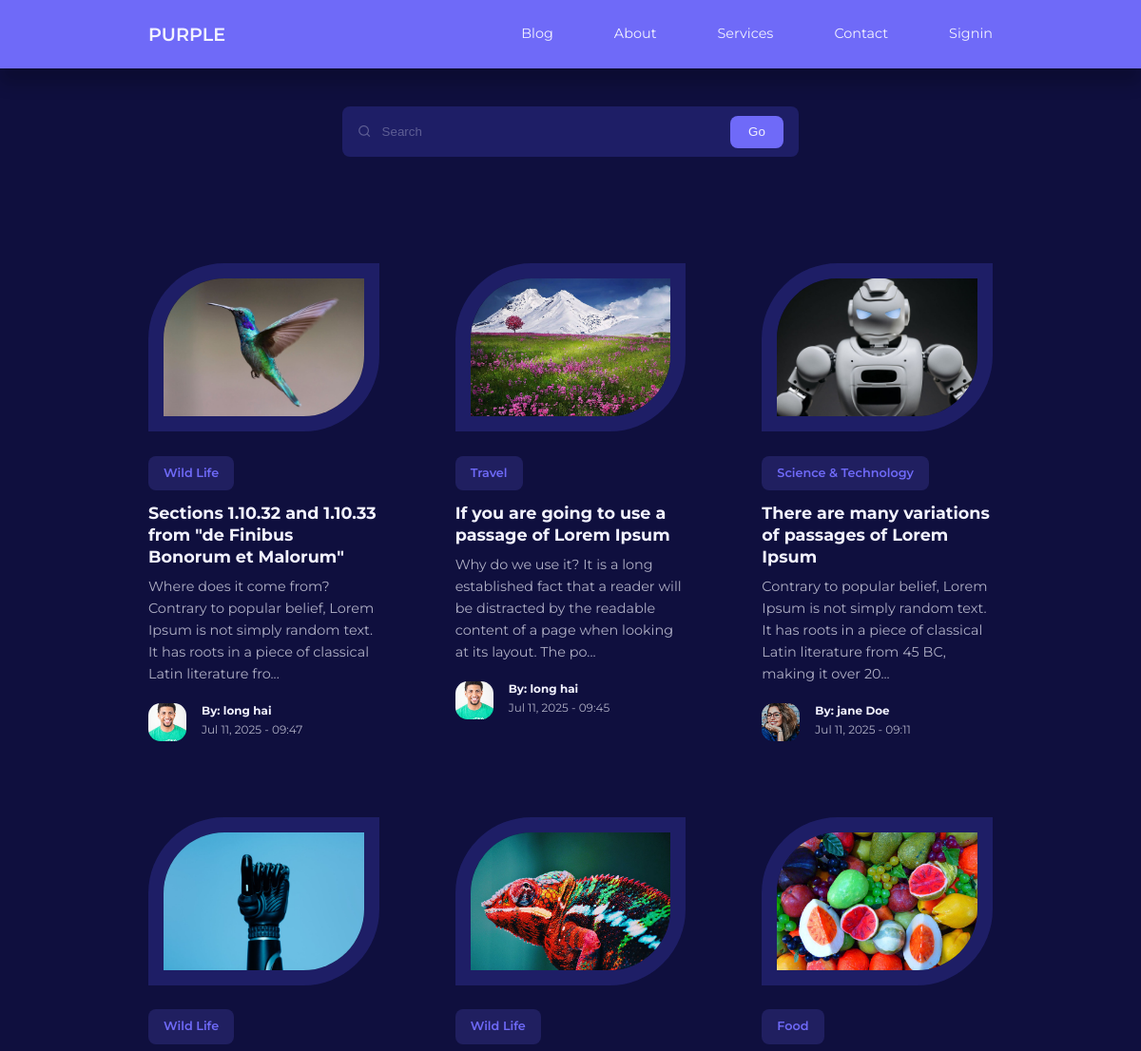
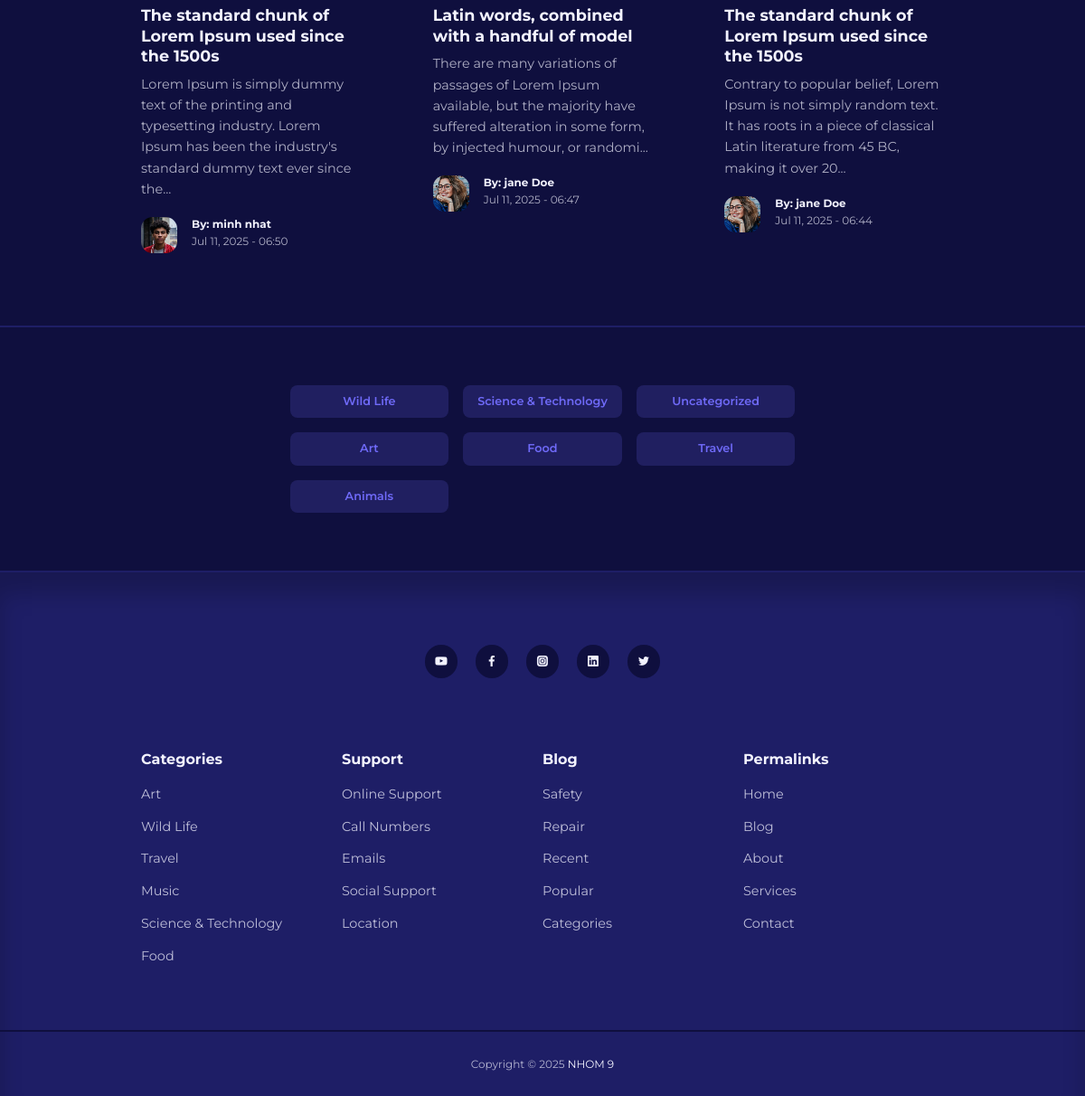
/blog/blog.php, run on the app's committed database (2 pictures, top to bottom).
### tables this page shows
CREATE TABLE `posts` (
  `id` int(11) UNSIGNED NOT NULL,
  `title` varchar(255) NOT NULL,
  `body` text NOT NULL,
  `thumbnail` varchar(255) NOT NULL,
  `date_time` timestamp NOT NULL DEFAULT current_timestamp(),
  `category_id` int(11) UNSIGNED DEFAULT NULL,
  `author_id` int(11) UNSIGNED NOT NULL,
  `is_featured` tinyint(1) NOT NULL
);

CREATE TABLE `categories` (
  `id` int(11) UNSIGNED NOT NULL,
  `title` varchar(50) NOT NULL,
  `description` text NOT NULL
);

CREATE TABLE `users` (
  `id` int(11) UNSIGNED NOT NULL,
  `firstname` varchar(50) NOT NULL,
  `lastname` varchar(50) NOT NULL,
  `username` varchar(50) NOT NULL,
  `email` varchar(100) NOT NULL,
  `password` varchar(255) NOT NULL,
  `avatar` varchar(255) NOT NULL,
  `is_admin` tinyint(1) NOT NULL
);

### blog/blog.php (the view)
<?php
include 'partials/header.php';
$query = "SELECT * FROM posts ORDER BY date_time DESC";
$posts = mysqli_query($connection, $query);
?>
<section class="search__bar">
  <form class="container search__bar-container" action="<?= ROOT_URL ?>search.php" method="GET">
    <div>
      <i class="uil uil-search"></i>
      <input type="search" name="search" placeholder="Search" />
    </div>
    <button type="submit" name="submit" class="btn">Go</button>
  </form>
</section>
<section class="posts <?= $featured ? '' : 'section__extra-margin' ?>">
  <div class="container posts__container">
    <?php while($post = mysqli_fetch_assoc($posts)) : ?>
        <article class="post">
          <div class="post__thumbnail">
            <img src="./images/<?= $post['thumbnail'] ?>" />
          </div>
          <div class="post__info">
            <?php
              $category_id = $post['category_id'];
              $category_query = "SELECT * FROM categories WHERE id=$category_id";
              $category_result = mysqli_query($connection, $category_query);
              $category = mysqli_fetch_assoc($category_result);
            ?>
            <a href="<?= ROOT_URL ?>category-posts.php?id=<?= $post['category_id'] ?>" class="category__button"><?= $category['title'] ?></a>
            <h3 class="post__title">
              <a href="<?= ROOT_URL ?>post.php?id=<?= $post['id'] ?>"><?= $post['title'] ?></a
              >
            </h3>
            <p class="post__body">
              <?= substr($post['body'], 0, 150) ?>...
            </p>
            <div class="post__author">
              <?php
                $author_id = $post['author_id'];
                $author_query = "SELECT * FROM users WHERE id=$author_id";
                $author_result = mysqli_query($connection, $author_query);
                $author = mysqli_fetch_assoc($author_result);
              ?>
              <div class="post__author-avatar">
                <img src="./images/<?= $author['avatar'] ?>" />
              </div>
              <div class="post__author-info">
                <h5>By: <?= "{$author['firstname']} {$author['lastname']}" ?></h5>
                <small><?= date("M d, Y - H:i", strtotime($post['date_time'])) ?></small>
              </div>
            </div>
          </div>
        </article>
    <?php endwhile ?>
  </div>
</section>
<section class="category__buttons">
  <div class="container category__buttons-container">
    <?php
        $all_categories_query = "SELECT * FROM categories";
        $all_categories = mysqli_query($connection, $all_categories_query);
    ?>
    <?php while($category = mysqli_fetch_assoc($all_categories)) : ?>
        <a href="<?= ROOT_URL ?>/category-posts.php?id=<?= $category['id'] ?>" class="category__button"><?= $category['title'] ?></a>
    <?php endwhile ?>
  </div>
</section>
<?php
include 'partials/footer.php';
?>

### blog/css/style.css (style rules this page uses)
:root { --color-primary: #6f6af8; --color-primary-light: hsl(242, 91%, 69%, 18%); --color-primary-variant: #5854c7; --color-red: #da0f3f; --color-red-light: hsl(346, 87%, 46%, 15%); --color-green: #00c476; --color-green-light: hsl(156, 100%, 38%, 15%); --color-gray-900: #1e1e66; --color-gray-700: #2d2b7c; --color-gray-300: rgba(242, 242, 254, 0.3); --color-gray-200: rgba(242, 242, 254, 0.7); --color-white: #f2f2fe; --color-bg: #0f0f3e; --transition: all 300ms ease; --container-width-lg: 74%; --container-width-md: 88%; --form-width: 40%; --card-border-radius-1: 0.3rem; --card-border-radius-2: 0.5rem; --card-border-radius-3: 0.8rem; --card-border-radius-4: 2rem; --card-border-radius-5: 5rem; }
* { margin: 0; padding: 0; outline: 0; border: 0; appearance: 0; list-style: none; text-decoration: none; box-sizing: border-box; }
body { font-family: "Montserrat", sans-serif; line-height: 1.6; color: var(--color-gray-200); overflow-x: hidden; background: var(--color-bg); font-size: 0.9rem; }
.container { width: var(--container-width-lg); max-width: 1800px; margin-inline: auto; }
section { margin-top: 3rem; width: 100%; }
.section__extra-margin { margin-top: 7rem; }
h1, h2, h3, h4, h5 { color: var(--color-white); line-height: 1.3; }
h3 { font-size: 1.1rem; margin: 0.8rem 0 0.5rem; }
a { color: var(--color-white); transition: var(--transition); }
img { display: block; width: 100%; object-fit: cover; }
.category__button { background: var(--color-primary-light); color: var(--color-primary); display: inline-block; padding: 0.5rem 1rem; border-radius: var(--card-border-radius-2); font-weight: 600; font-size: 0.8rem; text-align: center; }
.post__thumbnail { border-radius: var(--card-border-radius-5) 0; border: 1rem solid var(--color-gray-900); overflow: hidden; margin-bottom: 1.6rem; }
.post__author { display: flex; gap: 1rem; margin-top: 1.2rem; }
.post__author-avatar { width: 2.5rem; height: 2.5rem; border-radius: var(--card-border-radius-3); overflow: hidden; }
.posts__container { display: grid; grid-template-columns: repeat(3, 1fr); gap: 5rem; margin-bottom: 5rem; }
.category__buttons { padding: 4rem 0; border-top: 2px solid var(--color-gray-900); border-bottom: 2px solid var(--color-gray-900); }
.category__buttons-container { width: fit-content; display: grid; grid-template-columns: repeat(3, 1fr); gap: 1rem; }
.search__bar { margin-top: 7rem; }
.search__bar-container { position: relative; width: 30rem; background: var(--color-gray-900); display: flex; flex-direction: row; align-items: center; justify-content: space-between; overflow: hidden; padding: 0.6rem 1rem; border-radius: var(--card-border-radius-2); color: var(--color-gray-300); }
.search__bar-container > div { width: 100%; display: flex; align-items: center; }
.search__bar input { background: transparent; margin-left: 0.7rem; padding: 0.5rem 0; width: 100%; }
.search__bar input::placeholder { color: var(--color-gray-300); }
.btn { display: inline-block; width: fit-content; padding: 0.6rem 1.2rem; background-color: var(--color-primary); border-radius: var(--card-border-radius-2); cursor: pointer; transition: var(--transition); color: var(--color-white); }
form { display: flex; flex-direction: column; gap: 1rem; }
input, textarea, select { padding: 0.8rem 1.4rem; background-color: var(--color-gray-900); border-radius: var(--card-border-radius-2); resize: none; color: var(--color-white); }

### data on the page
posts: thumbnail (picture), category.title "Wild Life", title "Sections 1.10.32 and 1.10.33 from \"de Finibus Bonorum et Malorum\"", body "Where does it come from? Contrary to popular belief, Lorem Ipsum is not simply random text. It has roots in a piece of classical Latin literature fro", author.avatar (picture), author.firstname "long", author.lastname "hai", date_time "Jul 11, 2025 - 09:47"
posts: thumbnail (picture), category.title "Travel", title "If you are going to use a passage of Lorem Ipsum", body "Why do we use it? It is a long established fact that a reader will be distracted by the readable content of a page when looking at its layout. The po", author.avatar (picture), author.firstname "long", author.lastname "hai", date_time "Jul 11, 2025 - 09:45"
posts: thumbnail (picture), category.title "Science & Technology", title "There are many variations of passages of Lorem Ipsum", body "Contrary to popular belief, Lorem Ipsum is not simply random text. It has roots in a piece of classical Latin literature from 45 BC, making it over 20", author.avatar (picture), author.firstname "jane", author.lastname "Doe", date_time "Jul 11, 2025 - 09:11"
posts: thumbnail (picture), category.title "Wild Life", title "The standard chunk of Lorem Ipsum used since the 1500s", body "Lorem Ipsum is simply dummy text of the printing and typesetting industry. Lorem Ipsum has been the industry's standard dummy text ever since the", author.avatar (picture), author.firstname "minh", author.lastname "nhat", date_time "Jul 11, 2025 - 06:50"
posts: thumbnail (picture), category.title "Wild Life", title "Latin words, combined with a handful of model", body "There are many variations of passages of Lorem Ipsum available, but the majority have suffered alteration in some form, by injected humour, or randomi", author.avatar (picture), author.firstname "jane", author.lastname "Doe", date_time "Jul 11, 2025 - 06:47"
posts: thumbnail (picture), category.title "Food", title "The standard chunk of Lorem Ipsum used since the 1500s", body "Contrary to popular belief, Lorem Ipsum is not simply random text. It has roots in a piece of classical Latin literature from 45 BC, making it over 20", author.avatar (picture), author.firstname "jane", author.lastname "Doe", date_time "Jul 11, 2025 - 06:44"
categories: title "Wild Life"
categories: title "Science & Technology"
categories: title "Uncategorized"
categories: title "Art"
categories: title "Food"
categories: title "Travel"
categories: title "Animals"
